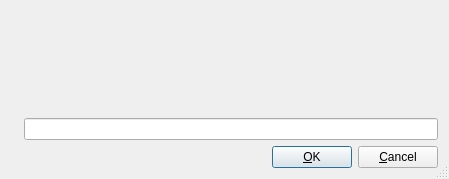
<?xml version="1.0" encoding="UTF-8"?>
<ui version="4.0">
 <class>UserDataRequest</class>
 <widget class="QDialog" name="UserDataRequest">
  <property name="geometry">
   <rect>
    <x>0</x>
    <y>0</y>
    <width>449</width>
    <height>179</height>
   </rect>
  </property>
  <property name="windowTitle">
   <string>Authentication credentials required</string>
  </property>
  <property name="sizeGripEnabled">
   <bool>true</bool>
  </property>
  <layout class="QVBoxLayout">
   <item>
    <widget class="QLabel" name="queryInfo">
     <property name="text">
      <string/>
     </property>
    </widget>
   </item>
   <item>
    <layout class="QHBoxLayout">
     <property name="leftMargin">
      <number>0</number>
     </property>
     <property name="topMargin">
      <number>0</number>
     </property>
     <property name="rightMargin">
      <number>0</number>
     </property>
     <property name="bottomMargin">
      <number>0</number>
     </property>
     <item>
      <widget class="QLabel" name="queryField">
       <property name="text">
        <string/>
       </property>
      </widget>
     </item>
     <item>
      <widget class="QLineEdit" name="queryEdit">
       <property name="enabled">
        <bool>true</bool>
       </property>
       <property name="echoMode">
        <enum>QLineEdit::Password</enum>
       </property>
      </widget>
     </item>
    </layout>
   </item>
   <item>
    <layout class="QHBoxLayout">
     <property name="leftMargin">
      <number>0</number>
     </property>
     <property name="topMargin">
      <number>0</number>
     </property>
     <property name="rightMargin">
      <number>0</number>
     </property>
     <property name="bottomMargin">
      <number>0</number>
     </property>
     <item>
      <spacer name="spacer4">
       <property name="orientation">
        <enum>Qt::Horizontal</enum>
       </property>
       <property name="sizeType">
        <enum>QSizePolicy::Expanding</enum>
       </property>
       <property name="sizeHint" stdset="0">
        <size>
         <width>20</width>
         <height>20</height>
        </size>
       </property>
      </spacer>
     </item>
     <item>
      <widget class="QPushButton" name="buttonOk">
       <property name="text">
        <string>&amp;OK</string>
       </property>
       <property name="shortcut">
        <string/>
       </property>
       <property name="autoDefault">
        <bool>true</bool>
       </property>
       <property name="default">
        <bool>true</bool>
       </property>
      </widget>
     </item>
     <item>
      <widget class="QPushButton" name="buttonCancel">
       <property name="text">
        <string>&amp;Cancel</string>
       </property>
       <property name="shortcut">
        <string/>
       </property>
       <property name="autoDefault">
        <bool>true</bool>
       </property>
      </widget>
     </item>
    </layout>
   </item>
  </layout>
 </widget>
 <layoutdefault spacing="6" margin="11"/>
 <resources/>
 <connections/>
</ui>
